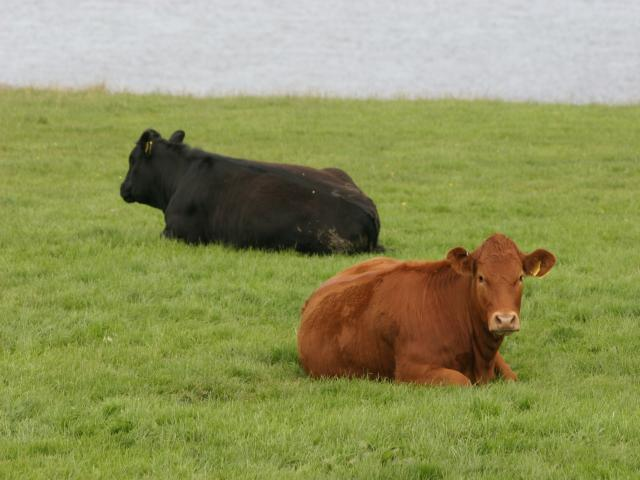
%> input picture ACM216/cows.JPG, 640 x 480 px
$ octave PS3problem4.m   (GNU Octave 9; MATLAB toolbox functions it lacks are replaced by stand-ins)
%> lines starting %> are read from the running program, lines starting %| are printed output that depends on the picture; in (x1, y1, x2, y2) boxes, pixels count from 0 and x2, y2 are one past the last pixel; in counts of white or black regions, pixels touching at a corner belong together; the program's own positions count from 1
theta = 1;
T=1;

data = imread('cows.JPG');
%> data is the input picture: size 480x640x3 uint8; mean R, G, B 143.5, 147.4, 92.6
data2 = double(rgb2gray(data));
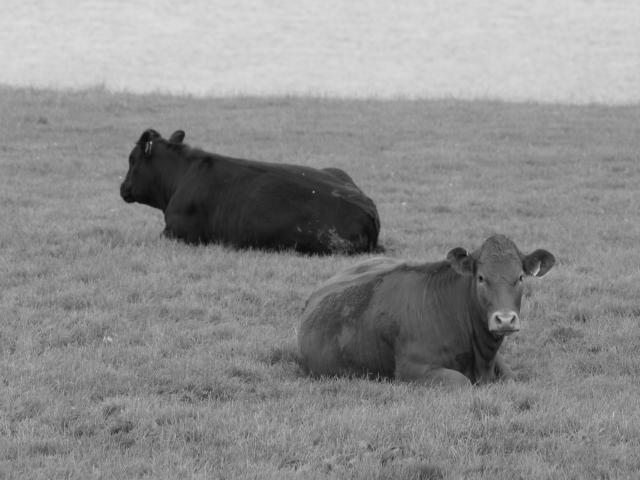
%> data2: size 480x640 double; min 5, max 222, mean 140
assign = data2./111.0 - 1;
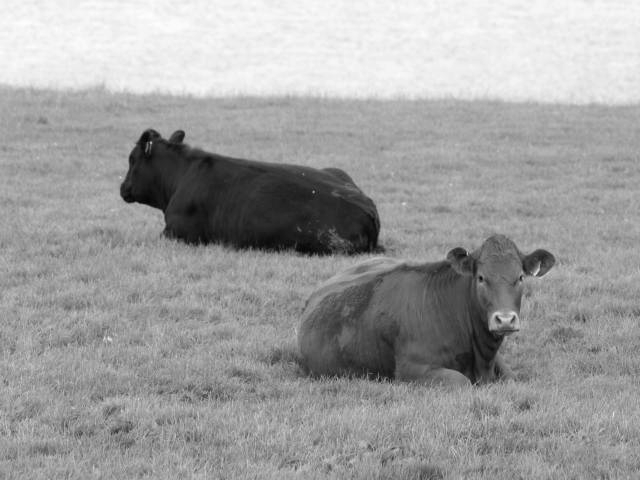
%> assign: size 480x640 double; min -0.955, max 1, mean 0.261; drawn with min black and max white
data2 = assign;
assign(assign>=0)=1;
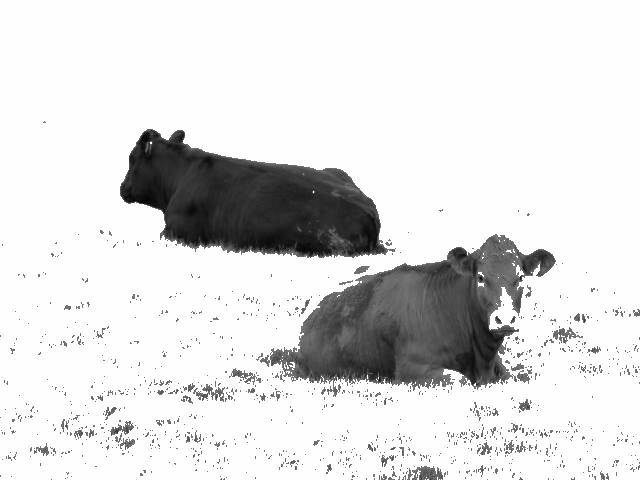
%> assign: size 480x640 double; min -0.955, max 1, mean 0.755; drawn with min black and max white
assign(assign<0)=-1;
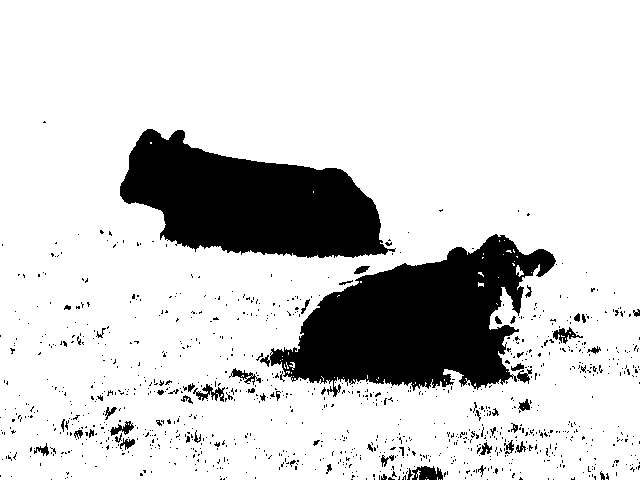
%> assign: size 480x640 double; values -1 (black) and 1 (white), 82.7% white; 1034 black regions (977 under 20 px), largest, box (x1, y1, x2, y2) and area: (260, 234, 556, 397) 25007, (120, 129, 396, 258) 21950, (412, 466, 443, 480) 315

%> (the run ends here)
